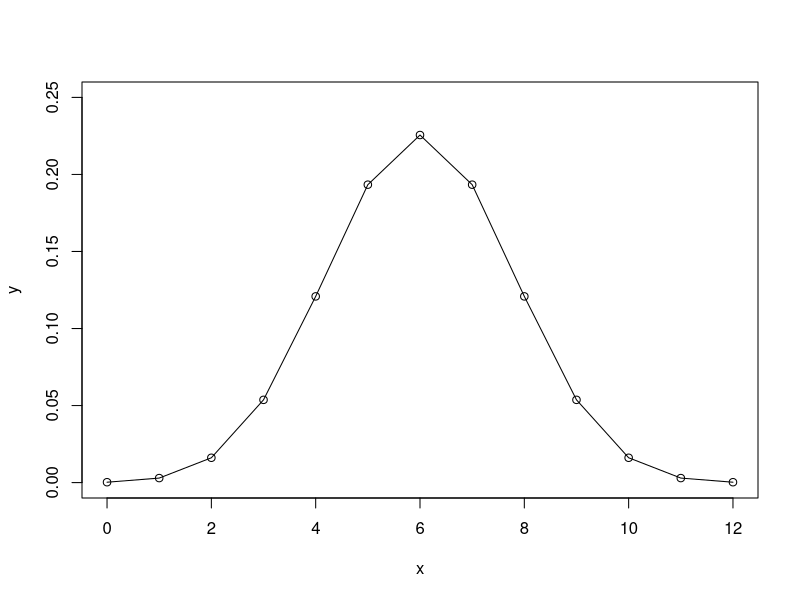
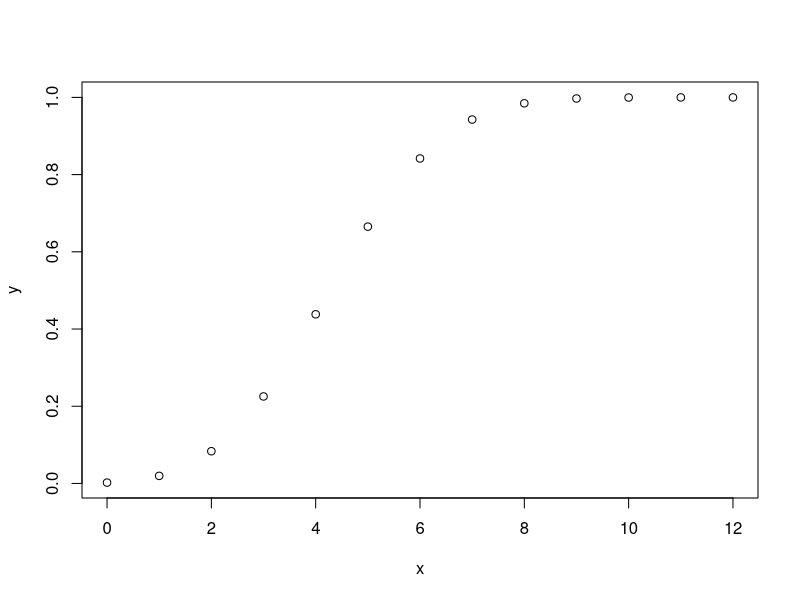
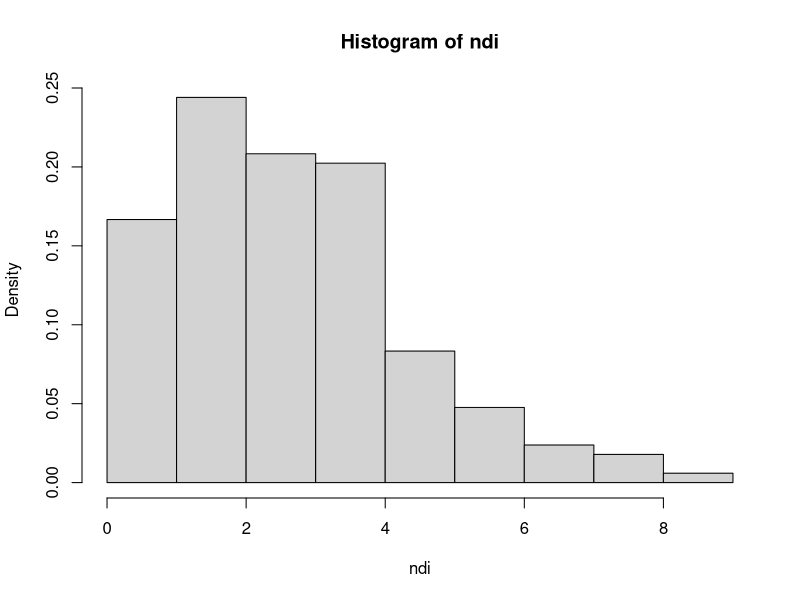
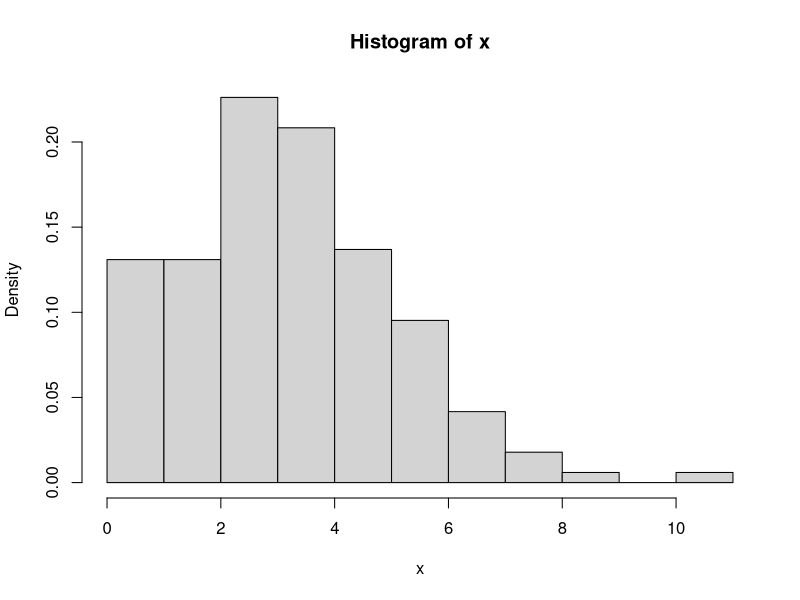
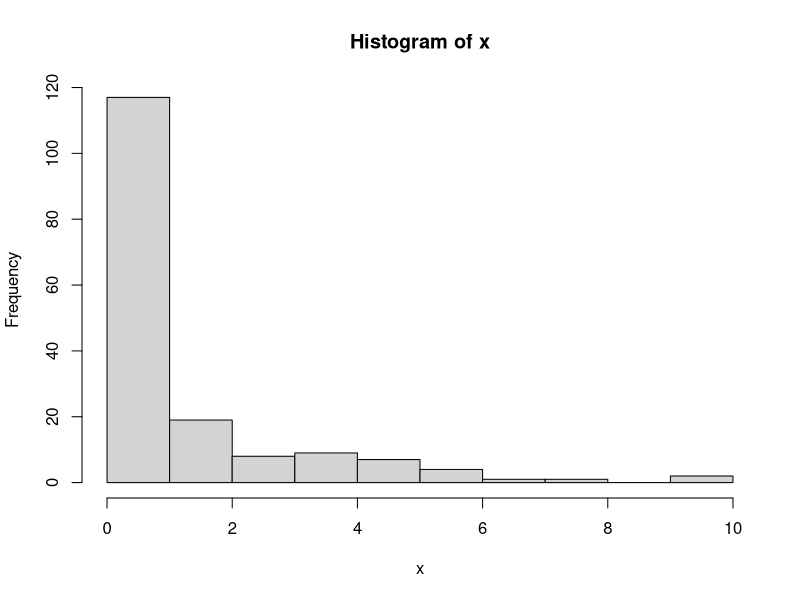
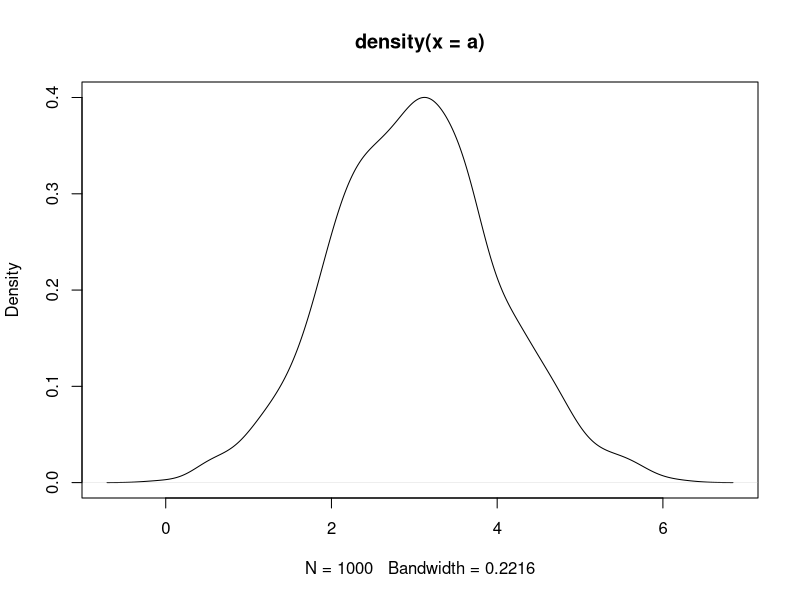

The R script that drew these images, in order:
####Discrete distributions

#binomial 
#dbinomial ::: returns probs
#dbinomail(X=x, n, p)     Pr(X=x; n, p)   x<=n

dbinom(1, 2, 0.5)    #dbinom(x, n, p)

x=c(0:12)
x

y=dbinom(0:12, 12, 0.5)
y
plot(x,y, type="o", ylim=c(0, 0.25))


#pbinomial cumulative 
pbinom(7, 12, 0.4)   #Pr(X<=4, 12, 0.4) #Pr(X<=4, 12, 0.4)=0.43  Pr(X=0, 12, 0.4)+Pr(X=1)+..+Pr(X=4)

#=0.44 prob of getting 4 or less successes in 12 tries.

x=c(0:12)
x
y=pbinom(0:12, 12, 0.4)
plot(x,y)


#Example: the chance of making a purchase is 30%. We choose 5 customers at random.
#calculate the prob of 3 customers making a purchase?
dbinom(3,5,0.3)
#calculate the prob of 0, 1,2, 3, 4,5 of them making a purchase?
dbinom(0:5, 5, 0.3)
#calculate the prob 4 or less of them making a purchase?
pbinom(4, 5, 0.3)
#pbinom(0,5,0.3) =dbinom(0,5,0.3)   TRUE / FALSE
pbinom(0:5, 5, 0.3)



#qbinomial is the inverse of pbinomial 
#we choose 12 students at random. 20% of students got A last semester. 
qbinom(0.50, 12, 0.2)   

#rbinomial generates binomial data
#Consider a production company. The chance of producing a defect item is 2%. Suppose the company 
#produces 150 units per hour. Approximate the number defect items for each hour of today (24*7=168 hrs).

#n=150
#p=0.02=2%
#r=24


ndi=rbinom(168, 150, 0.02)
hist(ndi, probability = T)

mean(ndi)

###Poisson distribution # of occurances per unit of time
dpois(2, 4)   #Pr(X=2)   
ppois(4, 4)    #Pr(X<=4)
qpois(0.62, 4)   #quantile(0.62)

#Consider an online shop. On average the shop has 4 visits every hour. Approximate 
# the number visit for the next 24*7=168 *hours 8-9, 9-10, 10-11*.

rpois(168, 4)

x=rpois(168, 4)   #
hist(x, probability = T)


##Geometric distribution #a success in kth try
#x=0,1,2,3,4.... is the failures in the sequences  p(x)=Pr(X=x)=p(1-p)^x
dgeom(0, 0.5)     #FFFS
pgeom(3, 0.5)     
qgeom(0.93, 0.5)

#Consider an online Shop. The chance of making a purchase for each customer 
#visiting is 40%. Approximate the number of customers not making purchase 
# for the next three hours 8-9, 9-10, 10-11:  

rgeom(168, 0.4)



x=rgeom(168, 0.4)    
hist(x)

##Normial distribution 

dnorm(18:60, 26, 6)
pnorm(27, 26, 6)
qnorm(0.60, 26, 6)

#Suppose we want generate 1000 numbers which has normal distribution with mean 
#3, and sd=1
a=rnorm(1000, 3,1)
plot(density(a))



